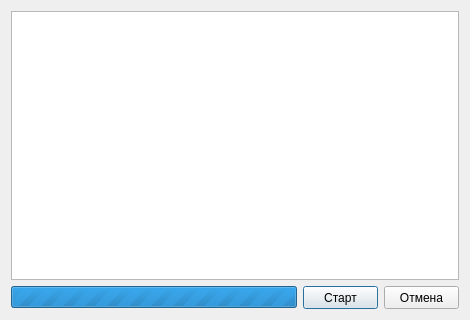
<?xml version="1.0" encoding="UTF-8"?>
<ui version="4.0">
 <class>DialogProgress</class>
 <widget class="QDialog" name="DialogProgress">
  <property name="geometry">
   <rect>
    <x>0</x>
    <y>0</y>
    <width>470</width>
    <height>320</height>
   </rect>
  </property>
  <property name="minimumSize">
   <size>
    <width>470</width>
    <height>320</height>
   </size>
  </property>
  <property name="maximumSize">
   <size>
    <width>470</width>
    <height>320</height>
   </size>
  </property>
  <property name="windowTitle">
   <string>Dialog</string>
  </property>
  <layout class="QVBoxLayout" name="verticalLayout">
   <item>
    <widget class="QTableWidget" name="tableWidget">
     <property name="verticalScrollBarPolicy">
      <enum>Qt::ScrollBarAlwaysOff</enum>
     </property>
     <property name="horizontalScrollBarPolicy">
      <enum>Qt::ScrollBarAlwaysOff</enum>
     </property>
     <property name="editTriggers">
      <set>QAbstractItemView::NoEditTriggers</set>
     </property>
     <property name="tabKeyNavigation">
      <bool>false</bool>
     </property>
     <property name="showDropIndicator" stdset="0">
      <bool>false</bool>
     </property>
     <property name="dragDropOverwriteMode">
      <bool>false</bool>
     </property>
     <property name="selectionMode">
      <enum>QAbstractItemView::NoSelection</enum>
     </property>
     <property name="showGrid">
      <bool>false</bool>
     </property>
     <property name="wordWrap">
      <bool>false</bool>
     </property>
     <property name="cornerButtonEnabled">
      <bool>false</bool>
     </property>
     <attribute name="horizontalHeaderVisible">
      <bool>false</bool>
     </attribute>
     <attribute name="horizontalHeaderMinimumSectionSize">
      <number>20</number>
     </attribute>
     <attribute name="horizontalHeaderHighlightSections">
      <bool>false</bool>
     </attribute>
     <attribute name="verticalHeaderVisible">
      <bool>false</bool>
     </attribute>
     <attribute name="verticalHeaderHighlightSections">
      <bool>false</bool>
     </attribute>
     <column>
      <property name="text">
       <string>State</string>
      </property>
     </column>
     <column>
      <property name="text">
       <string>Modify</string>
      </property>
     </column>
    </widget>
   </item>
   <item>
    <layout class="QHBoxLayout" name="horizontalLayout">
     <item>
      <widget class="QProgressBar" name="progressBar">
       <property name="maximum">
        <number>0</number>
       </property>
       <property name="value">
        <number>-1</number>
       </property>
       <property name="alignment">
        <set>Qt::AlignCenter</set>
       </property>
       <property name="textVisible">
        <bool>true</bool>
       </property>
       <property name="orientation">
        <enum>Qt::Horizontal</enum>
       </property>
       <property name="invertedAppearance">
        <bool>false</bool>
       </property>
       <property name="textDirection">
        <enum>QProgressBar::TopToBottom</enum>
       </property>
      </widget>
     </item>
     <item>
      <widget class="QPushButton" name="pause_start">
       <property name="minimumSize">
        <size>
         <width>75</width>
         <height>23</height>
        </size>
       </property>
       <property name="maximumSize">
        <size>
         <width>75</width>
         <height>23</height>
        </size>
       </property>
       <property name="text">
        <string>Старт</string>
       </property>
      </widget>
     </item>
     <item alignment="Qt::AlignRight|Qt::AlignBottom">
      <widget class="QPushButton" name="Cancel">
       <property name="minimumSize">
        <size>
         <width>75</width>
         <height>23</height>
        </size>
       </property>
       <property name="maximumSize">
        <size>
         <width>75</width>
         <height>23</height>
        </size>
       </property>
       <property name="text">
        <string>Отмена</string>
       </property>
      </widget>
     </item>
    </layout>
   </item>
  </layout>
 </widget>
 <resources/>
 <connections/>
</ui>
